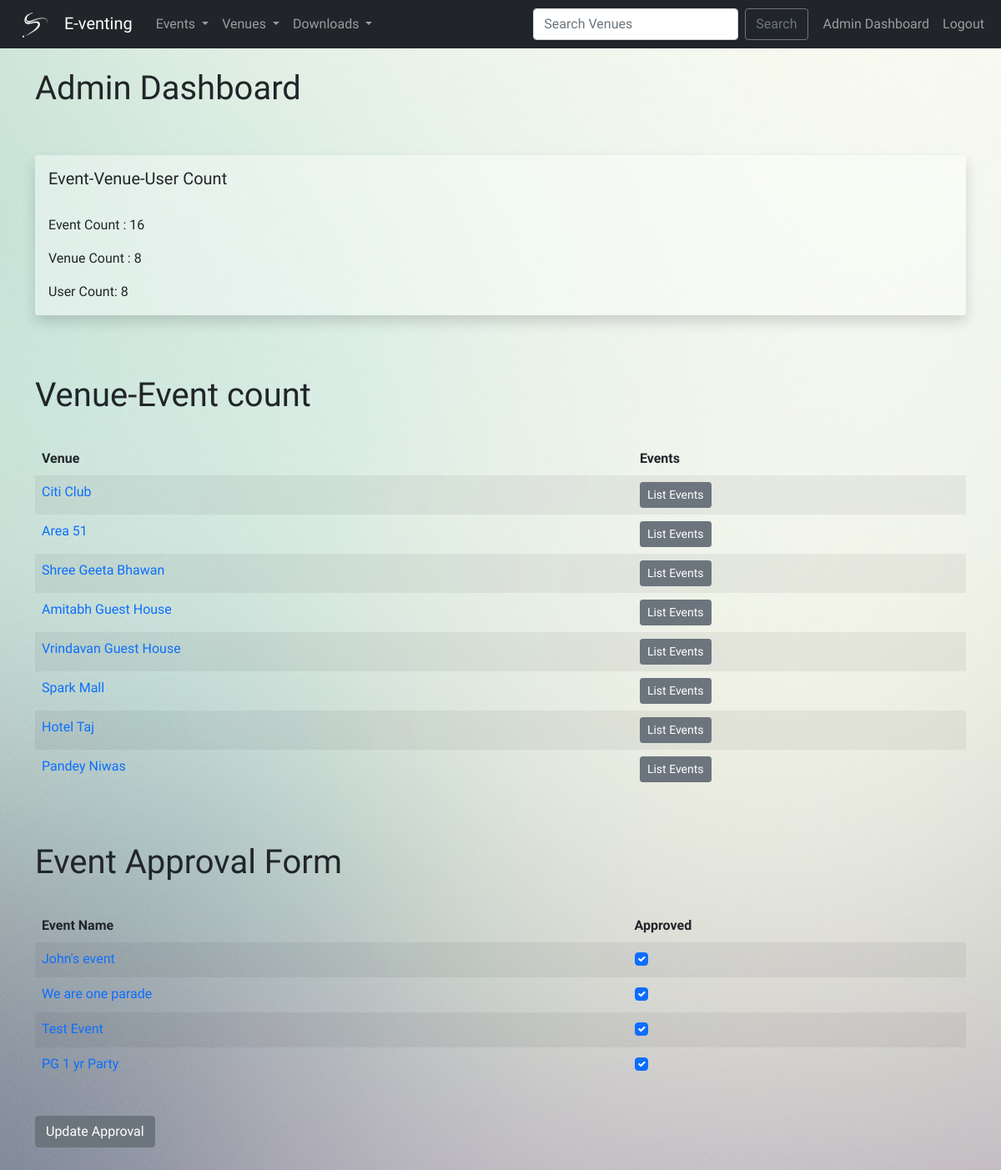
Screenshot of /admin_approval (signed in) with the database file from the repository.
### events/models.py (models this page shows, shortened)
class Venue(models.Model):
    name = models.CharField('Venue Name', max_length=120)
    address = models.CharField(max_length=300)
    pin_code = models.CharField('Pin Code', max_length=10)
    phone = models.CharField('Contact', max_length=25, blank=True)
    web = models.URLField('Web Address', blank=True)
    email = models.EmailField('Email Address', blank=True)
    owner = models.IntegerField('Venue Owner', blank=False, default=1)
    venue_image = models.ImageField(null=True, blank=True, upload_to='images/')
    def __str__(self):
        return self.name

class Event(models.Model):
    name = models.CharField('Event Name', max_length=120)
    event_date = models.DateTimeField('Event Date')
    venue = models.ForeignKey(Venue, blank=True, null=True, on_delete=models.CASCADE)
    manager = models.ForeignKey(User, blank=True, null=True, on_delete=models.SET_NULL,related_name='manager')
    description = models.TextField(blank=True)
    attendees = models.ManyToManyField(Attendee, blank=True)
    approved = models.BooleanField(default=False)
    def __str__(self):
        return self.name
    @property
    def Is_past(self):
        today = date.today()
        if self.event_date.date() > today:
            occurred = 'Future'
        else:
            occurred = 'Past'
        return occurred

### events/views.py (the view)
# urls.py: path('admin_approval', views.admin_approval, name='admin-approval'),
def admin_approval(request):
    venue_list = Venue.objects.all()
    event_count = Event.objects.all().count()
    venue_count = Venue.objects.all().count()
    user_count = User.objects.all().count()
    event_list = Event.objects.all().order_by('-event_date')
    if request.user.is_authenticated and request.user.is_superuser:
        if request.method == "POST":
            id_list = request.POST.getlist('boxes')
            event_list.update(approved=False)
            for x in id_list:
                Event.objects.filter(pk=int(x)).update(approved=True)
            messages.success(
                request, ('Event List Approval had been updated!'))
            return redirect('list-events')
        else:
            return render(request, 'events/admin_approval.html', {
                'event_list': event_list,
                'event_count':event_count,
                'venue_count':venue_count,
                'user_count':user_count,
                'venue_list':venue_list})
    else:
        messages.success(
            request, ('You are not authorised to view this page!!'))
        return redirect('home')
    return render(request, 'events/admin_approval.html')

### events/templates/events/admin_approval.html (shortened to what this page needs)
{% extends 'events/base.html' %}
{% block content %}
    <h1>Admin Dashboard</h1>
    <br><br>
    <form action="" method="POST">
        <div class="card shadow" style="background-color: rgba(255,255,255,.40); border:none;">
            <div class="card-body">
                <h5 class="card-title">
                    Event-Venue-User Count<br><br>
                </h5>
                <p class="card-text">Event Count : {{event_count}}</p>
                <p class="card-text">Venue Count : {{venue_count}}</p>
                <p class="card-text">User Count: {{user_count}}</p>
            </div>
        </div>
        <br><br><br>
        <h1>Venue-Event count</h1><br>
        <table class="table table-striped table-hover table-borderless">
            <thead>
            <tr>
                <th scope="col">Venue</th>
                <th scope="col">Events</th>
            </tr>
            </thead>
            <tbody>
                {% for venue in venue_list  %}
                    <tr>
                        <td>
                            <a href="{% url 'show-venue' venue.id%}" style="text-decoration:none;">{{venue}}</a>
                        </td>
                        <td>
                            <a href="{% url 'venue-events' venue.id%}" class="btn btn-sm btn-secondary" style="text-decoration:none;">List Events</a>
                        </td>
                    </tr>
                {% endfor %}
            </tbody>
        </table>
        <br><br>
        <h1>Event Approval Form</h1><br>
        <table class="table table-striped table-hover table-borderless">
            <thead>
            <tr>
                <th scope="col">Event Name</th>
                <th scope="col">Approved</th>
            </tr>
            </thead>
            <tbody>
                {% for event in event_list  %}
                    {% if event.Is_past == 'Future' %}
                    <tr>
                        <td><a href="{% url 'show-event' event.id%}" style="text-decoration:none;">{{event}}</a></td>
                        <td>
                            {% if event.approved %}
                                <div class="form-check">
                                    <input class="form-check-input" type="checkbox" value="{{event.id}}" checked name="boxes">
                                </div>
                            {% else %}
                                <div class="form-check">
                                    <input class="form-check-input" type="checkbox" value="{{event.id}}" name="boxes">
                                </div>
                            {% endif %}
                        </td>
                    </tr>
                    {% endif %}
                {% endfor %}
            </tbody>
        </table>
        <br>
        <button type="submit" class="btn btn-secondary">Update Approval</button>
    </form>
    <br><br>
{% endblock %}

### events/static/events/style.css (style rules this page uses)
body { background: url("images/bg.jpg") no-repeat fixed; }

### rows the page displays
Venue: name "Citi Club"
Venue: name "Area 51"
Venue: name "Shree Geeta Bhawan"
Venue: name "Amitabh Guest House"
Venue: name "Vrindavan Guest House"
Venue: name "Spark Mall"
Venue: name "Hotel Taj"
Venue: name "Pandey Niwas"
Event: name "John's event"
Event: name "We are one parade"
Event: name "Test Event"
Event: name "PG 1 yr Party"

### other values shown
{{ event_count }} "16"
{{ venue_count }} "8"
{{ user_count }} "8"
